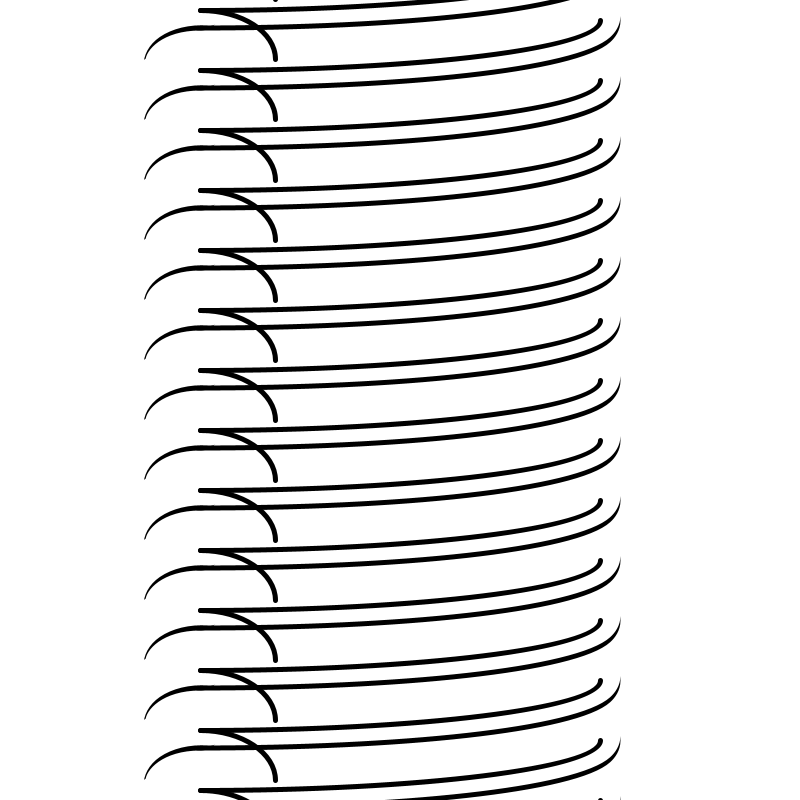
Frame 1 (no input)
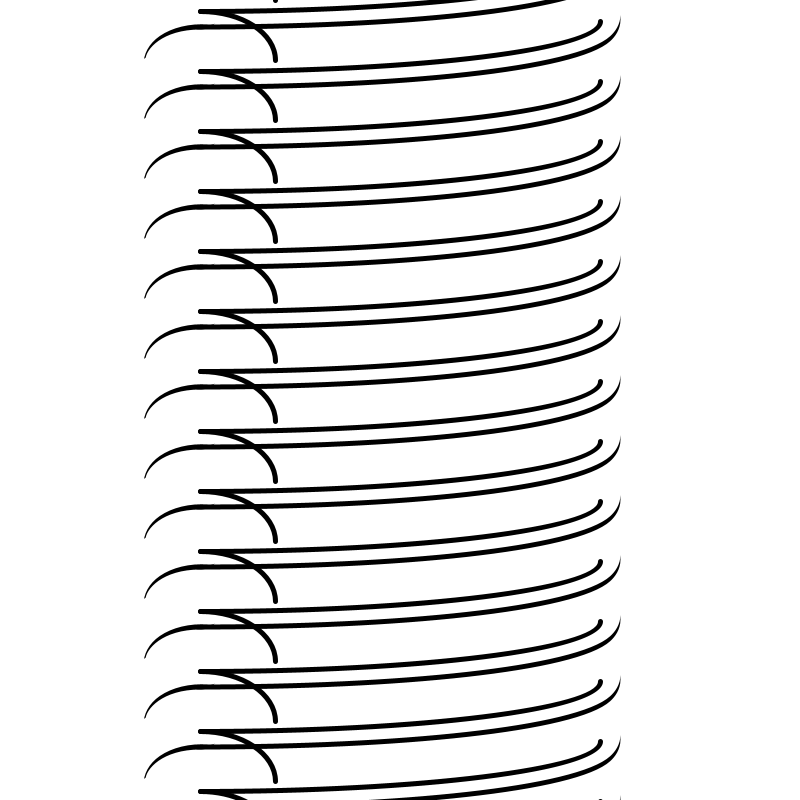
Frame 60 (the mouse pressed at the canvas centre just before this capture)
Frame 120 (the mouse held since frame 60 and released just before this capture): identical to frame 60, image omitted

The Processing sketch that drew these frames (run headless with seeded random() and noise(); from frame 60 on, the mouse is pressed at the canvas centre):

// Processing sketch: sketch_vessel
// ── sketch_vessel.pde

int h = 0;

void setup() {

  size(800, 800);
  background(255);
}


void draw() {
  noFill();
  strokeWeight(40);
  background(255);
  for (int y = -120; y < height+120; y+=60) {
    strokeWeight(40);
    stroke(0);
    arc(200, y+h, 150, 100, radians(180), radians(270));//down effect
    arc(200, y+20+h, 800, 100, radians(0), radians(90));
    stroke(255);
    arc(203, y+5+h, 160, 120, radians(180), radians(275));
    arc(200, y+15+h, 800, 100, radians(0), radians(90));
  }

  for (int y = -120; y < height+120; y+=60) {
    strokeWeight(5);
    stroke(0);
    arc(200, y-h, 150, 100, radians(270), radians(360));//up effect
    arc(200, y+20-h, 800, 100, radians(0), radians(90));
    stroke(255);
    //arc(203, y+5-h, 160, 120, radians(180), radians(275));
    //arc(200, y+15-h, 800, 100, radians(0), radians(90));
  }

  h++;
  if (h == 60) {
    h = 0;
  }
}
